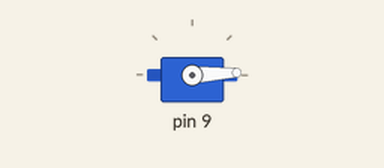
The sketch below on a simulated Arduino Uno, built with avr-gcc and run on an emulated ATmega328P. Parts: servo. What the sketch prints to the serial monitor is not drawn.

Above: at 0.05 s.
At 1.3 s:
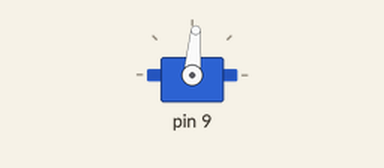
At 2.55 s:
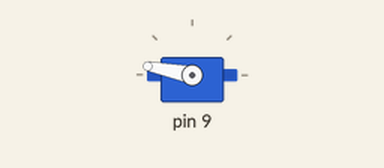
At 5.1 s:
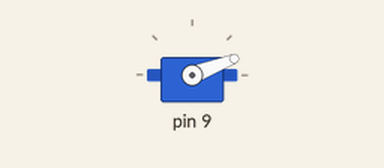
Timing chart, 0 to 7.0 s (numbered marks = the images above):
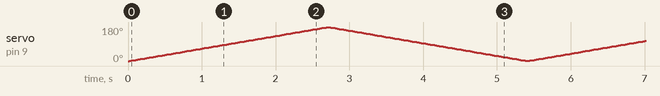

The sketch:

clocks.ino
```cpp
#include <Servo.h>


class AbstractServo {

  int pin;
  /*
  	the pulse width, in microseconds, corresponding to
    the minimum (0-degree) angle on the servo
    (defaults to 544)
  */
  int minPulseWidth; // defaults to 544
  /*
    the pulse width, in microseconds, corresponding to
    the maximum (180-degree) angle on the servo
    (defaults to 2400)
  */
  int maxPulseWidth;

  protected:
  Servo servo;

  bool directionClockwise;

  public:
  AbstractServo(int pin, bool direction):
    pin(pin),
    directionClockwise(direction),
    minPulseWidth {544},
    maxPulseWidth {2400} {}
  AbstractServo(int pin, int min, int max, bool direction):
    pin(pin),
    directionClockwise(direction),
    minPulseWidth(min),
    maxPulseWidth(max) {}

  virtual void setup() = 0;

  virtual void loop() = 0;
};

void AbstractServo::setup(){
  Serial.print("Attaching Servo to pin: ");
  Serial.println(this->pin);
  this->servo.attach(this->pin, this->minPulseWidth, this->maxPulseWidth);
};

class StandardServo: public AbstractServo {
  // time between position updates in ms
  int delay;
  int lastTime;
  int currentPosition;

  // if false, reaching end resets
  bool bounce;

  int upperBound = 180;
  int lowerBound = 0;

  void incrementPosition(int amount){
  	if(this->directionClockwise){
      this->currentPosition += amount;
    } else {
      this->currentPosition -= amount;
    }
  }

  int updatePosition(int amount = 1){
    this->incrementPosition(amount);


    // If bounds are surpassed
    if(this->currentPosition > this->upperBound) {
      if(this->bounce) {
        int overflow = this->currentPosition - this->upperBound;
        this->directionClockwise = !this->directionClockwise;
        this->incrementPosition(overflow * 2);
      } else {
        this->currentPosition = this->lowerBound;
      }
    } else if (this->currentPosition < this->lowerBound) {
      if(this->bounce){
        int overflow = this->lowerBound - this->currentPosition;
        this->directionClockwise = !this->directionClockwise;
        this->incrementPosition(overflow * 2);
      } else {
	  	this->currentPosition = this->upperBound;
      }
    }
    // Serial.println(this->currentPosition);
    return this->currentPosition;
  }

  public:
  StandardServo(int pin, bool direction, int delay, bool bounce = true):
  	AbstractServo(pin, direction),
    delay(delay), bounce(bounce) {}

  StandardServo(int pin, int min, int max, bool direction, int delay, bool bounce = true):
    AbstractServo(pin, min, max, direction),
    delay(delay), bounce(bounce) {}

  void setup() {
    AbstractServo::setup();
    Serial.print("Setting up Standard Servo");
  	this->currentPosition = 0;
    this->servo.write(this->currentPosition);
    this->lastTime = millis();
  }

  void loop() {
    int currentTime = millis();
    int timePassed = currentTime - this->lastTime;
    if (timePassed >= delay) {
      int ticks = timePassed / delay;
      int tickRem = timePassed % delay;
	  this->lastTime = currentTime - tickRem;
      this->servo.write(this->updatePosition(ticks));
    }
  }
};

class ContinuousServo: public AbstractServo {

  // 0-100 %
  int speed;

  public:
  ContinuousServo(int pin, bool direction, int speed):
    AbstractServo(pin, direction),
    speed(speed) {}

  ContinuousServo(int pin, int min, int max, bool direction, int speed):
    AbstractServo(pin, min, max, direction),
    speed(speed) {}

  void setup(){
    AbstractServo::setup();
    this->servo.write(90);
  }

  // 0 full speed one way, 180 full speed the other
  void loop() {
    int speedProportion = 90 * this->speed / 100;
    if (this->directionClockwise){
      this->servo.write(90 + speedProportion);
    } else {
      this->servo.write(90 - speedProportion);
    }
  }
};

AbstractServo* servos[] = {
	new StandardServo(9, 500, 2500, true, 15),
};

void setup() {
  Serial.begin(9600);
  Serial.print("test\n");

  for (AbstractServo* servo : servos) {
    servo->setup();
  }

}

void loop() {
  for (AbstractServo* servo : servos) {
    servo->loop();
  }
}
```
